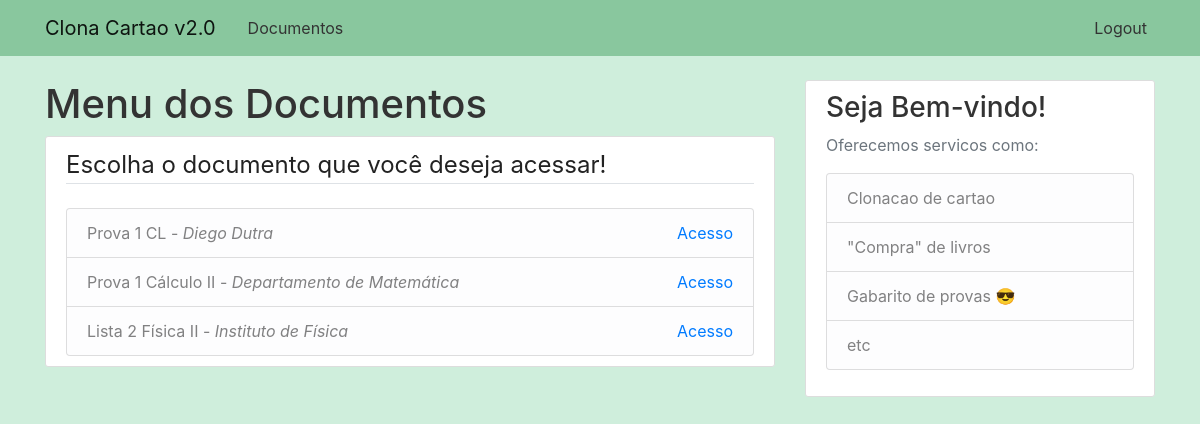
The app's page /menu (signed in), older data.
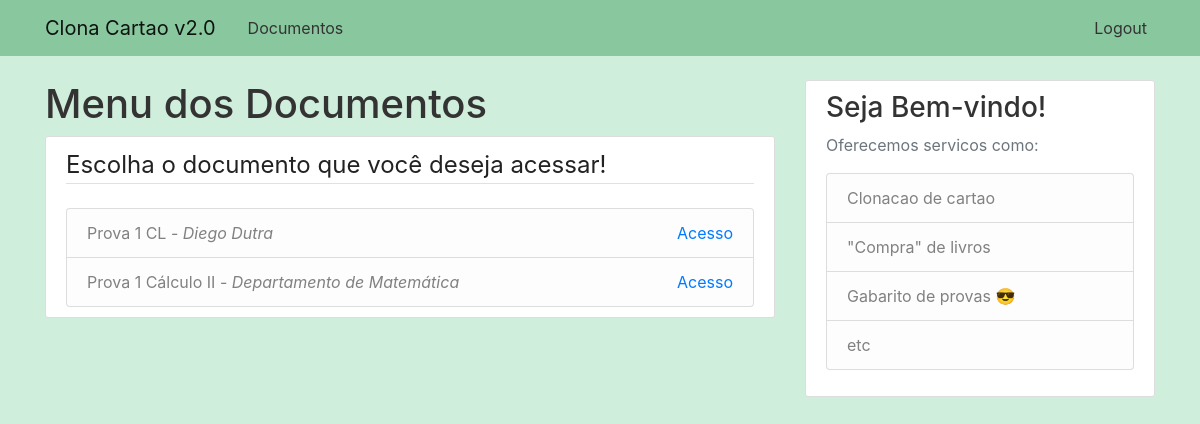
The same page, newer data.
### app/models/db.py (models this page shows, shortened)
class Doc(db.Model):
    id = db.Column(db.Integer, primary_key=True, nullable=False)
    titulo = db.Column(db.String(150), nullable=False)
    autor = db.Column(db.String(120))
    tipo = db.Column(db.String(6), nullable=False)
    formato = db.Column(db.String(3), nullable=False)
    link = db.Column(db.String(150), nullable=False)

### app/routes.py (the view)
@app.route('/menu', methods=['GET'])
@login_required
@check_confirmed
def menu():
    docs = Doc.query.all()
    return render_template('main/menu.html', title='Menu', docs=docs)

### app/decoradores.py (called while the page is built)
def check_confirmed(func):
    @wraps(func)
    def decorated_function(*args, **kwargs):
        if current_user.confirmado is False:
            flash('Favor confirmar a sua conta!', 'warning')
            return redirect(url_for('n_confirmado'))
        return func(*args, **kwargs)
    return decorated_function

### app/models/db.py (called while the page is built)
@login_manager.user_loader
def load_user(id):
    return Usuario.query.get(int(id))

### app/templates/main/menu.html
{% extends "layout.html" %}
{% block content %}
<h1>Menu dos Documentos</h1>
<div role="main" class="content-section">
    <legend class="border-bottom mb-4">Escolha o documento que você deseja acessar!</legend>
    <ul class="list-group">
    {% for doc in docs %}
    <li class="list-group-item list-group-item-light d-flex justify-content-between">
        <div>
        {{ doc.titulo }} -
        <i> {{ doc.autor }} </i>
        </div>
        <a class="text-right" href="{{ doc.link }}">Acesso</a>
    </li>
    {% endfor %}
    </ul>
</div>
{% endblock %}

### app/templates/layout.html (shortened to what this page needs)
<!DOCTYPE html>
<html>
<head>
    <link rel="stylesheet" href="https://maxcdn.bootstrapcdn.com/bootstrap/4.0.0/css/bootstrap.min.css">
    <link rel="stylesheet" type="text/css" href="{{ url_for('static', filename='main.css') }}">
</head>
<body>
    <header class="site-header">
        <nav class="navbar navbar-custom navbar-expand-md navbar-light fixed-top">
          <div class="container">
            <a class="navbar-brand mr-4" href="{{ url_for('home') }}">Clona Cartao v2.0</a>
            <div class="collapse navbar-collapse" id="navbarToggle">
            {% if current_user.is_authenticated %}
              <div class="collapse navbar-collapse" id="navbarToggle">
                <div class="navbar-nav mr-auto">
                  <a class="nav-item nav-link" href="{{ url_for('menu') }}">Documentos</a>
                </div>
                    <div class="navbar-nav">
                        <a class="nav-item nav-link" href="{{ url_for('logout') }}">Logout</a>
                    </div>
                </div>
            {% endif %}
            </div>
          </div>
        </nav>
    </header>
    <main role="main" class="container">
    <div class="row">
        <div class="col-md-8">
            {% block content %}{% endblock %}
        </div>
        <div class="col-md-4">
            <div class="content-section">
                <h3>Seja Bem-vindo!</h3>
                <p class='text-muted'>Oferecemos servicos como:
                <ul class="list-group">
                    <li class="list-group-item list-group-item-light">Clonacao de cartao</li>
                    <li class="list-group-item list-group-item-light">"Compra" de livros</li>
                    <li class="list-group-item list-group-item-light">Gabarito de provas 😎</li>
                    <li class="list-group-item list-group-item-light">etc</li>
                </ul>
                </p>
            </div>
            </div>
    </div>
    </main>
</body>
</html>

### app/static/main.css (style rules this page uses)
body { background: #cfeedc; color: #222222; margin-top: 5rem; }
h1, h2, h3, h4, h5, h6 { color: #333333; }
.site-header .navbar-nav .nav-link { color: #333333; }
.content-section { background: #ffffff; padding: 10px 20px; border: 1px solid #dddddd; border-radius: 3px; margin-bottom: 20px; }

### app/templates/layout.html (style rules this page uses)
body { background-color: #cfeedc; }
.navbar-custom { background-color: #89c79e; }

Row changes from the older to the newer data that the page shows:
removed Doc: titulo "Lista 2 Física II", autor "Instituto de Física"
